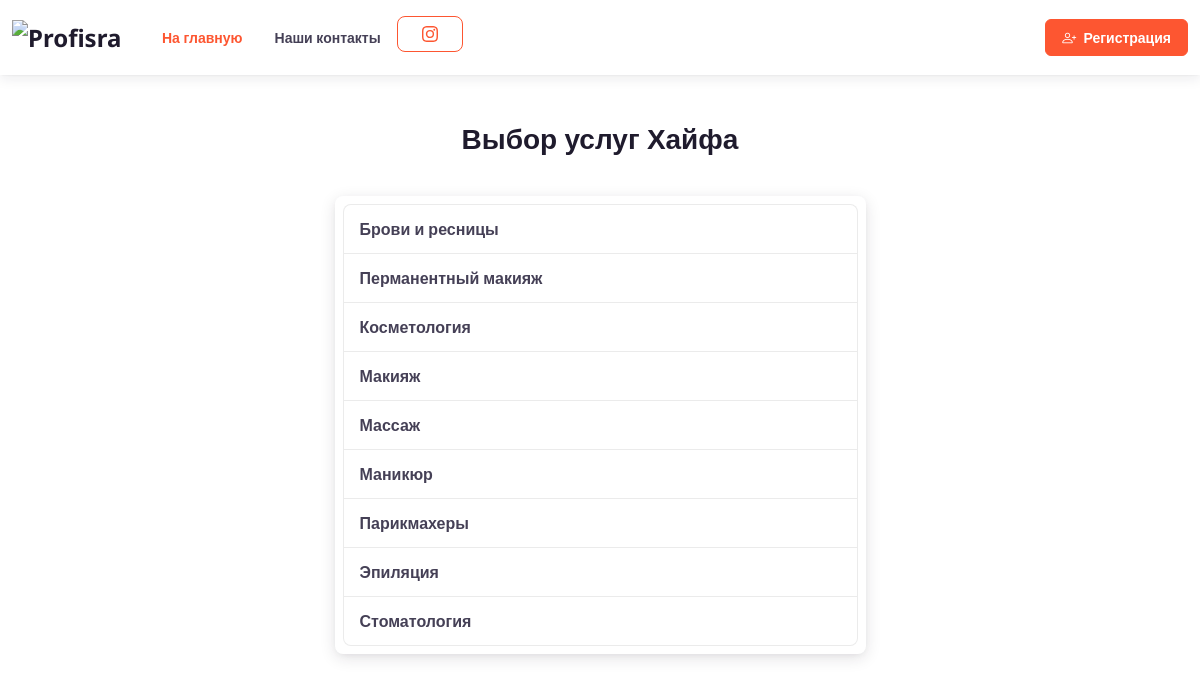
The app's page /cities/35/409/ with its own data.
### core/models.py (models this page shows, shortened)
class City(models.Model):
    name = models.CharField(max_length=100, unique=True)
    class Meta:
        verbose_name_plural = "Города"
        ordering = ['name']

class Service(models.Model):
    city = models.ForeignKey(City, on_delete=models.CASCADE)
    category = models.ForeignKey(Category, on_delete=models.CASCADE)
    name = models.CharField(max_length=100)
    description = models.TextField()
    class Meta:
        verbose_name_plural = "Услуги"
        ordering = ['name']

### core/views.py (the view)
# urls.py: path('cities/<int:city_id>/<int:category_id>/', cat_views.service, name='service'),
def service(request, city_id, category_id):
    city = City.objects.get(pk=city_id)
    category = Category.objects.get(pk=category_id)
    filtered_services = Service.objects.filter(city=city, category=category).annotate(num_masters=Count('master')).filter(num_masters__gt=0)
    return render(request, 'service.html', {'city': city, 'category': category, 'services': filtered_services})

### core/templates/service.html (shortened to what this page needs)
{% extends "base.html" %}
{% load static %}
{% block content %}
<div style="max-width:555px;" class="container justify justify-content-center pt-5 mt-5">
    <h3 align="center">Выбор услуг {{ city.name }}</h3>
    <br>
    <div class="list-group text-center fw-bolder shadow p-2 mb-1 bg-body rounded">
        {% for service in services %}
            <a href="{% url 'masters_for_service' city.id category.id service.id %}" class="list-group-item list-group-item-action d-flex justify-content-between align-items-center">
                {{ service.name }}
            </a>
        {% endfor %}
    </div>
</div>
{% endblock %}

### records on screen
City: name "Хайфа"
Service: name "Брови и ресницы"
Service: name "Перманентный макияж"
Service: name "Косметология"
Service: name "Макияж"
Service: name "Массаж"
Service: name "Маникюр"
Service: name "Парикмахеры"
Service: name "Эпиляция"
Service: name "Стоматология"
